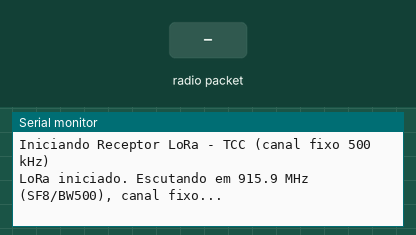
This sketch was run on a simulated Arduino Uno, built with avr-gcc and run on an emulated ATmega328P. Parts: the last lines printed to the serial monitor. The inputs (shaded band) are chosen by the test bench. No radio packets arrive unless stated.

Above: at 1.2 s.
1.3 s: radio packet "1" arrives
At 2.3 s:
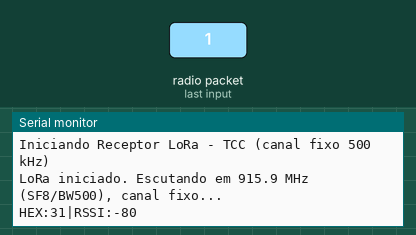
2.8 s: radio packet "0" arrives
At 3.5 s:
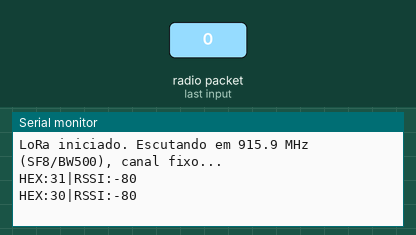
4.3 s: radio packet "2" arrives
At 4.6 s:
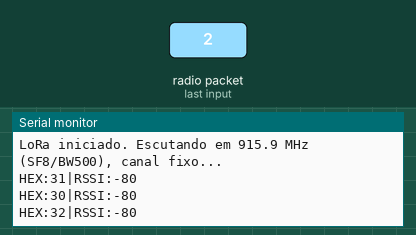

Measured:
- after the input at 1.3 s, the serial monitor: prints a new line at once (image 1)
- after the input at 2.8 s, the serial monitor: prints a new line at once (image 2)
- after the input at 4.3 s, the serial monitor: prints a new line at once (image 3)

The sketch:

receptor_lora32.ino
```cpp
#include <SPI.h>
#include <LoRa.h>

// Pinos internos padronizados para LoRa32 V2 (TTGO/Heltec)
#define ss 18
#define rst 14
#define dio0 26

// Canal 64 do plano AU915 (primeiro canal de 500 kHz) = 915.9 MHz.
// Enquadramento pretendido: item 10.3 do Ato 14448/Anatel (sequência
// direta/outras técnicas de modulação digital) - exige BW >= 500 kHz,
// mas NAO exige hopping entre múltiplos canais (diferente do item 10.2).
// Por isso aqui usamos frequência FIXA, sem varredura.
const long FREQ_HZ = 915900000;

void setup() {
  Serial.begin(115200);
  while (!Serial); // Aguarda a porta serial estabilizar

  Serial.println("Iniciando Receptor LoRa - TCC (canal fixo 500 kHz)");

  LoRa.setPins(ss, rst, dio0);

  if (!LoRa.begin(FREQ_HZ)) {
    Serial.println("Falha de hardware: Rádio LoRa não encontrado!");
    while (1);
  }

  // Parâmetros ajustados para bater com o uplink do módulo Radioenge (RD49C)
  // configurado em DR6 (AT+DR=6) = SF8 / BW 500 kHz no plano AU915.
  LoRa.setSpreadingFactor(8);     // SF8 (equivalente ao DR6 do Radioenge)
  LoRa.setSignalBandwidth(500E3); // Banda de 500 kHz
  LoRa.setSyncWord(0x34);         // Sync Word 0x34 (padrão público LoRaWAN)

  Serial.println("LoRa iniciado. Escutando em 915.9 MHz (SF8/BW500), canal fixo...");
}

void loop() {
  int packetSize = LoRa.parsePacket();

  if (packetSize) {
    // Formato: HEX:<bytes>|RSSI:<valor>
    Serial.print("HEX:");
    while (LoRa.available()) {
      int b = LoRa.read();
      if (b < 0x10) Serial.print('0');
      Serial.print(b, HEX);
    }
    Serial.print("|RSSI:");
    Serial.println(LoRa.packetRssi());
  }
}
```
